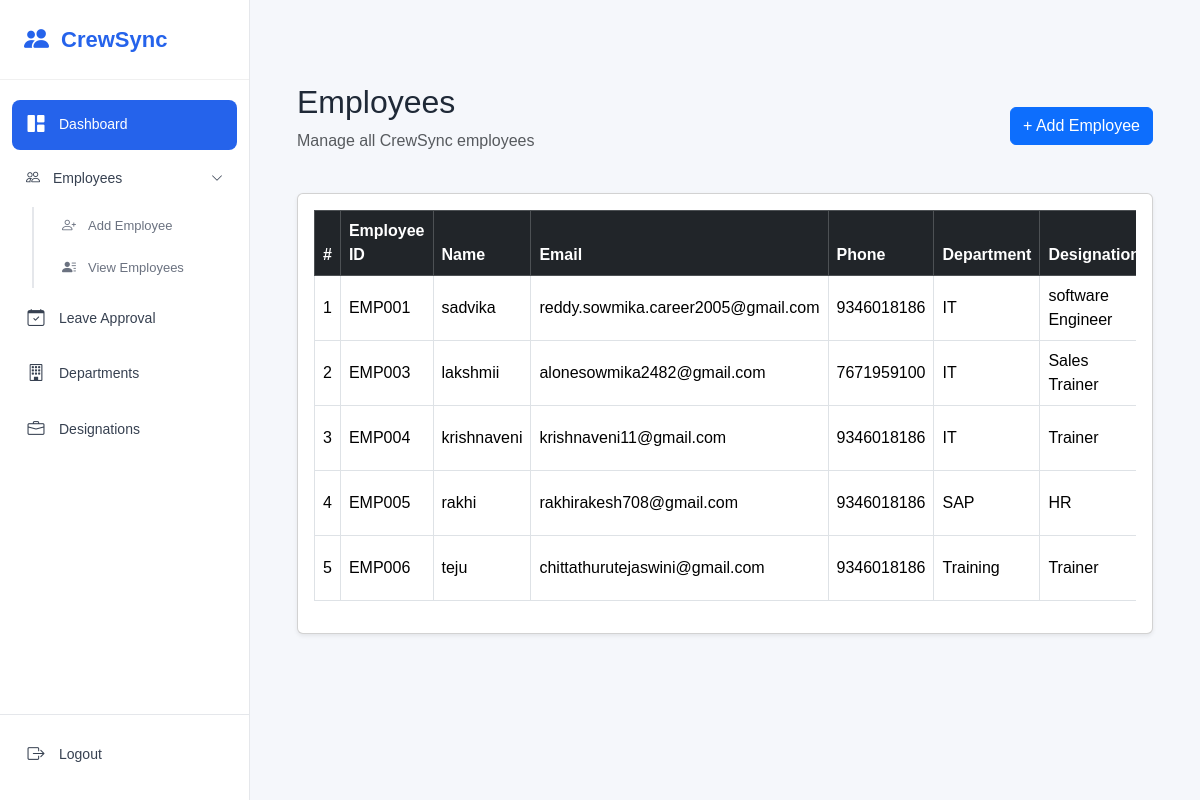
The app's page /employees/ (signed in) with its own data.
### hr/models.py (models this page shows, shortened)
class Employee(models.Model):
    EMPLOYMENT_TYPES = [
        ("Permanent", "Permanent"), #("database_value", "display_value")
        ("Contract", "Contract"),
        ("Part-time", "Part-time"),
        ("Intern", "Intern"),]
    user = models.OneToOneField(User,on_delete=models.CASCADE,null=True,blank=True) # for one user have one employee
    employee_id = models.CharField(max_length=20,unique=True)
    name = models.CharField(max_length=100)
    email = models.EmailField(unique=True)
    phone = models.CharField(max_length=15)
    department = models.ForeignKey(Department,on_delete=models.PROTECT) # we cannot delete any employees present in this dept
    designation = models.ForeignKey(Designation,on_delete=models.PROTECT)# we cannot delete any employees present in this design
    joining_date = models.DateField()
    employment_type = models.CharField(max_length=20,choices=EMPLOYMENT_TYPES)
    salary = models.DecimalField(max_digits=10,decimal_places=2)
    address = models.TextField()
    status = models.BooleanField(default=True)

class Department(models.Model):
    name = models.CharField(max_length=100, unique=True)

class Designation(models.Model):
    name = models.CharField(max_length=100, unique=True)

### hr/views.py (the view)
# urls.py: path('employees/',views.employee_list,name='employee_list'),
@login_required
@never_cache
def employee_list(request):
    employees = (Employee.objects.select_related("department","designation").filter(status=True))
    return render(request, "employee_list.html", {"employees":employees})

### templates/employee_list.html (shortened to what this page needs)
{% extends 'base.html' %}
{% block content %}
<div class="container mt-5">
    <div class="d-flex justify-content-between align-items-center mb-4">
        <div>
            <h2>Employees</h2>
            <p class="text-muted">
                Manage all CrewSync employees
            </p>
        </div>
        <a href="{% url 'employee_create' %}" class="btn btn-primary">
            + Add Employee
        </a>
    </div>
    <div class="card shadow-sm">
        <div class="card-body">
            {% if employees %}
                <div class="table-responsive">
                    <table class="table table-bordered table-hover align-middle">
                        <thead class="table-dark">
                            <tr>
                                <th>#</th>
                                <th>Employee ID</th>
                                <th>Name</th>
                                <th>Email</th>
                                <th>Phone</th>
                                <th>Department</th>
                                <th>Designation</th>
                            </tr>
                        </thead>
                        <tbody>
                            {% for employee in employees %}
                                <tr>
                                    <td>
                                        {{ forloop.counter }}
                                    </td>
                                    <td>
                                        {{ employee.employee_id }}
                                    </td>
                                    <td>
                                        {{ employee.name }}
                                    </td>
                                    <td>
                                        {{ employee.email }}
                                    </td>
                                    <td>
                                        {{ employee.phone }}
                                    </td>
                                    <td>
                                        {{ employee.department.name }}
                                    </td>
                                    <td>
                                        {{ employee.designation.name }}
                                    </td>
                                </tr>
                            {% endfor %}
                        </tbody>
                    </table>
                </div>
            {% endif %}
        </div>
    </div>
</div>
{% endblock %}

### templates/base.html (shortened to what this page needs)
{% load static %}
<!DOCTYPE html>
<html lang="en">
<head>
    <link
        href="https://cdn.jsdelivr.net/npm/bootstrap@5.3.3/dist/css/bootstrap.min.css"
        rel="stylesheet"
    >
    <link
        rel="stylesheet"
        href="https://cdn.jsdelivr.net/npm/bootstrap-icons@1.11.3/font/bootstrap-icons.min.css"
    >
    {% block extra_css %}
    <link rel="stylesheet" href="{% static 'css/sidebar.css' %}">
    {% endblock %}
</head>
<body>
    {% if is_employee %}
    {% include "employee_sidebar.html" %}
{% else %}
    {% include "sidebar.html" %}
{% endif %}
    <div class="main-content">
        {% block content %}
        {% endblock %}
    </div>
</body>
</html>

### templates/sidebar.html
<aside class="sidebar">
    <div class="logo">
        <i class="bi bi-people-fill"></i>
        <span>CrewSync</span>
    </div>
    <nav class="sidebar-nav">
        <a href="{% url 'dashboard' %}" class="nav-item active">
            <i class="bi bi-grid-1x2-fill"></i>
            <span>Dashboard</span>
        </a>
        <div class="nav-section">
            <div class="nav-item">
                <div class="nav-item-left">
                    <i class="bi bi-people"></i>
                    <span>Employees</span>
                </div>
                <i class="bi bi-chevron-down"></i>
            </div>
            <div class="submenu">
                <a href="{% url 'employee_create' %}">
                    <i class="bi bi-person-plus"></i>
                    <span>Add Employee</span>
                </a>
                <a href="{% url 'employee_list' %}">
                    <i class="bi bi-person-lines-fill"></i>
                    <span>View Employees</span>
                </a>
            </div>
        </div>
        <a href="{% url 'leave_approval' %}" class="nav-item">
            <i class="bi bi-calendar-check"></i>
            <span>Leave Approval</span>
        </a>
        <a href="{% url 'department_list' %}" class="nav-item">
            <i class="bi bi-building"></i>
            <span>Departments</span>
        </a>
        <a href="{% url 'designation_list' %}" class="nav-item">
            <i class="bi bi-briefcase"></i>
            <span>Designations</span>
        </a>
    </nav>
    <div class="sidebar-footer">
        <a href="{% url 'logout' %}" class="nav-item logout">
            <i class="bi bi-box-arrow-right"></i>
            <span>Logout</span>
        </a>
    </div>
</aside>

### static/css/sidebar.css (style rules this page uses)
* { margin: 0; padding: 0; box-sizing: border-box; }
body { font-family: Arial, sans-serif; background-color: #f5f7fb; color: #1f2937; }
.sidebar { width: 250px; height: 100vh; background-color: #ffffff; border-right: 1px solid #e5e7eb; position: fixed; left: 0; top: 0; display: flex; flex-direction: column; }
.logo { height: 80px; display: flex; align-items: center; padding: 0 24px; gap: 12px; font-size: 22px; font-weight: 700; color: #2563eb; border-bottom: 1px solid #f0f0f0; }
.logo i { font-size: 25px; }
.sidebar-nav { padding: 20px 12px; flex: 1; overflow-y: auto; }
.nav-item { display: flex; align-items: center; gap: 13px; width: 100%; padding: 12px 14px; margin-bottom: 6px; border-radius: 8px; color: #374151; text-decoration: none; font-size: 14px; cursor: pointer; transition: all 0.2s ease; }
.nav-item > i { width: 20px; text-align: center; font-size: 17px; }
.nav-item.active { background-color: #2563eb; color: #ffffff; }
.nav-section { margin-bottom: 6px; }
.nav-section > .nav-item { justify-content: flex-start; }
.nav-item-left { display: flex; align-items: center; gap: 13px; }
.nav-item .bi-chevron-down { margin-left: auto; width: auto; font-size: 12px; }
.submenu { margin-left: 20px; padding-left: 14px; border-left: 2px solid #e5e7eb; }
.submenu a { display: flex; align-items: center; gap: 10px; padding: 9px 12px; margin-bottom: 3px; color: #6b7280; text-decoration: none; font-size: 13px; border-radius: 6px; transition: all 0.2s ease; }
.submenu a i { width: 18px; text-align: center; font-size: 14px; }
.sidebar-footer { padding: 15px 12px; border-top: 1px solid #e5e7eb; }
.main-content { margin-left: 250px; width: calc(100% - 250px); padding: 35px; }

### records on screen
Employee: employee_id "EMP001", name "sadvika", email "reddy.sowmika.career2005@gmail.com", phone "9346018186", department.name "IT", designation.name "software Engineer"
Employee: employee_id "EMP003", name "lakshmii", email "alonesowmika2482@gmail.com", phone "7671959100", department.name "IT", designation.name "Sales Trainer"
Employee: employee_id "EMP004", name "krishnaveni", email "krishnaveni11@gmail.com", phone "9346018186", department.name "IT", designation.name "Trainer"
Employee: employee_id "EMP005", name "rakhi", email "rakhirakesh708@gmail.com", phone "9346018186", department.name "SAP", designation.name "HR"
Employee: employee_id "EMP006", name "teju", email "chittathurutejaswini@gmail.com", phone "9346018186", department.name "Training", designation.name "Trainer"
